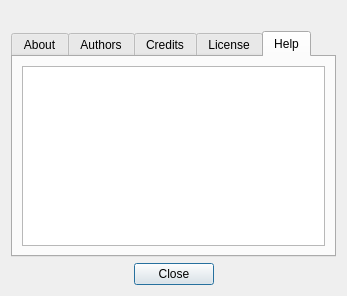
<?xml version="1.0" encoding="UTF-8"?>
<ui version="4.0">
 <class>aboutDialog</class>
 <widget class="QDialog" name="aboutDialog">
  <property name="geometry">
   <rect>
    <x>0</x>
    <y>0</y>
    <width>347</width>
    <height>296</height>
   </rect>
  </property>
  <property name="windowTitle">
   <string>about zNotes</string>
  </property>
  <property name="windowIcon">
   <iconset resource="znotes.qrc">
    <normaloff>:/res/znotes.png</normaloff>:/res/znotes.png</iconset>
  </property>
  <layout class="QVBoxLayout" name="verticalLayout">
   <item>
    <widget class="QLabel" name="icon">
     <property name="text">
      <string/>
     </property>
     <property name="pixmap">
      <pixmap resource="znotes.qrc">:/res/znotes32.png</pixmap>
     </property>
     <property name="alignment">
      <set>Qt::AlignCenter</set>
     </property>
    </widget>
   </item>
   <item>
    <widget class="QTabWidget" name="tabWidget">
     <property name="currentIndex">
      <number>4</number>
     </property>
     <widget class="QWidget" name="tpAbout">
      <attribute name="title">
       <string>About</string>
      </attribute>
      <layout class="QVBoxLayout" name="verticalLayout_2">
       <item>
        <widget class="QLabel" name="lbAbout">
         <property name="text">
          <string>zNotes</string>
         </property>
         <property name="alignment">
          <set>Qt::AlignHCenter|Qt::AlignTop</set>
         </property>
         <property name="wordWrap">
          <bool>true</bool>
         </property>
        </widget>
       </item>
      </layout>
     </widget>
     <widget class="QWidget" name="tpAuthors">
      <attribute name="title">
       <string>Authors</string>
      </attribute>
      <layout class="QVBoxLayout" name="verticalLayout_4">
       <item>
        <widget class="QTextBrowser" name="lbAuthors"/>
       </item>
      </layout>
     </widget>
     <widget class="QWidget" name="tpCredits">
      <attribute name="title">
       <string>Credits</string>
      </attribute>
      <layout class="QVBoxLayout" name="verticalLayout_5">
       <item>
        <widget class="QTextBrowser" name="lbCredits"/>
       </item>
      </layout>
     </widget>
     <widget class="QWidget" name="tpLicense">
      <attribute name="title">
       <string>License</string>
      </attribute>
      <layout class="QVBoxLayout" name="verticalLayout_3">
       <item>
        <widget class="QPlainTextEdit" name="textLicense">
         <property name="readOnly">
          <bool>true</bool>
         </property>
         <property name="plainText">
          <string>This program is free software: you can redistribute it and/or modify it under the terms of the GNU General Public License as published by the Free Software Foundation, either version 3 of the License, or (at your option) any later version.
This program is distributed in the hope that it will be useful, but WITHOUT ANY WARRANTY; without even the implied warranty of MERCHANTABILITY or FITNESS FOR A PARTICULAR PURPOSE.
See the GNU General Public License for more details.

The text of the license can can be found in the file LICENSE.</string>
         </property>
        </widget>
       </item>
      </layout>
     </widget>
     <widget class="QWidget" name="tpHelp">
      <attribute name="title">
       <string>Help</string>
      </attribute>
      <layout class="QVBoxLayout" name="verticalLayout_6">
       <item>
        <widget class="QTextBrowser" name="lbHelp"/>
       </item>
      </layout>
     </widget>
    </widget>
   </item>
   <item>
    <layout class="QHBoxLayout" name="horizontalLayout">
     <item>
      <spacer name="horizontalSpacer">
       <property name="orientation">
        <enum>Qt::Horizontal</enum>
       </property>
       <property name="sizeHint" stdset="0">
        <size>
         <width>40</width>
         <height>20</height>
        </size>
       </property>
      </spacer>
     </item>
     <item>
      <widget class="QPushButton" name="butClose">
       <property name="text">
        <string>Close</string>
       </property>
      </widget>
     </item>
     <item>
      <spacer name="horizontalSpacer_2">
       <property name="orientation">
        <enum>Qt::Horizontal</enum>
       </property>
       <property name="sizeHint" stdset="0">
        <size>
         <width>40</width>
         <height>20</height>
        </size>
       </property>
      </spacer>
     </item>
    </layout>
   </item>
  </layout>
 </widget>
 <resources>
  <include location="znotes.qrc"/>
 </resources>
 <connections>
  <connection>
   <sender>butClose</sender>
   <signal>clicked()</signal>
   <receiver>aboutDialog</receiver>
   <slot>accept()</slot>
   <hints>
    <hint type="sourcelabel">
     <x>168</x>
     <y>286</y>
    </hint>
    <hint type="destinationlabel">
     <x>289</x>
     <y>266</y>
    </hint>
   </hints>
  </connection>
 </connections>
</ui>
